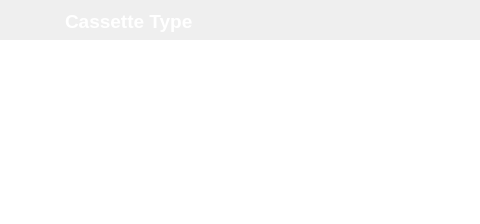
<?xml version="1.0" encoding="UTF-8"?>
<ui version="4.0">
 <class>Dialog</class>
 <widget class="QDialog" name="Dialog">
  <property name="geometry">
   <rect>
    <x>0</x>
    <y>0</y>
    <width>480</width>
    <height>224</height>
   </rect>
  </property>
  <property name="windowTitle">
   <string>Dialog</string>
  </property>
  <widget class="QTextBrowser" name="textBrowser">
   <property name="geometry">
    <rect>
     <x>0</x>
     <y>0</y>
     <width>480</width>
     <height>224</height>
    </rect>
   </property>
   <property name="sizePolicy">
    <sizepolicy hsizetype="Expanding" vsizetype="Expanding">
     <horstretch>0</horstretch>
     <verstretch>0</verstretch>
    </sizepolicy>
   </property>
   <property name="styleSheet">
    <string notr="true">QTextBrowser{background-image: url(:/help/help_folder/rectangle_long.png);
padding-top:40;
border:0px;
}
	</string>
   </property>
   <property name="frameShape">
    <enum>QFrame::NoFrame</enum>
   </property>
   <property name="verticalScrollBarPolicy">
    <enum>Qt::ScrollBarAsNeeded</enum>
   </property>
  </widget>
  <widget class="QPushButton" name="back">
   <property name="geometry">
    <rect>
     <x>10</x>
     <y>10</y>
     <width>49</width>
     <height>24</height>
    </rect>
   </property>
   <property name="styleSheet">
    <string notr="true">.QPushButton{background-image: url(:/public/png/public/back.png); border:0;}</string>
   </property>
   <property name="text">
    <string/>
   </property>
  </widget>
  <widget class="QLabel" name="title">
   <property name="geometry">
    <rect>
     <x>65</x>
     <y>1</y>
     <width>414</width>
     <height>40</height>
    </rect>
   </property>
   <property name="font">
    <font>
     <family>Arial</family>
     <pointsize>14</pointsize>
     <weight>75</weight>
     <bold>true</bold>
    </font>
   </property>
   <property name="styleSheet">
    <string notr="true">.QLabel{background-color: transparent; border:0; color :white}</string>
   </property>
   <property name="text">
    <string>Cassette Type</string>
   </property>
  </widget>
 </widget>
 <resources>
  <include location="../title.qrc"/>
 </resources>
 <connections/>
</ui>
